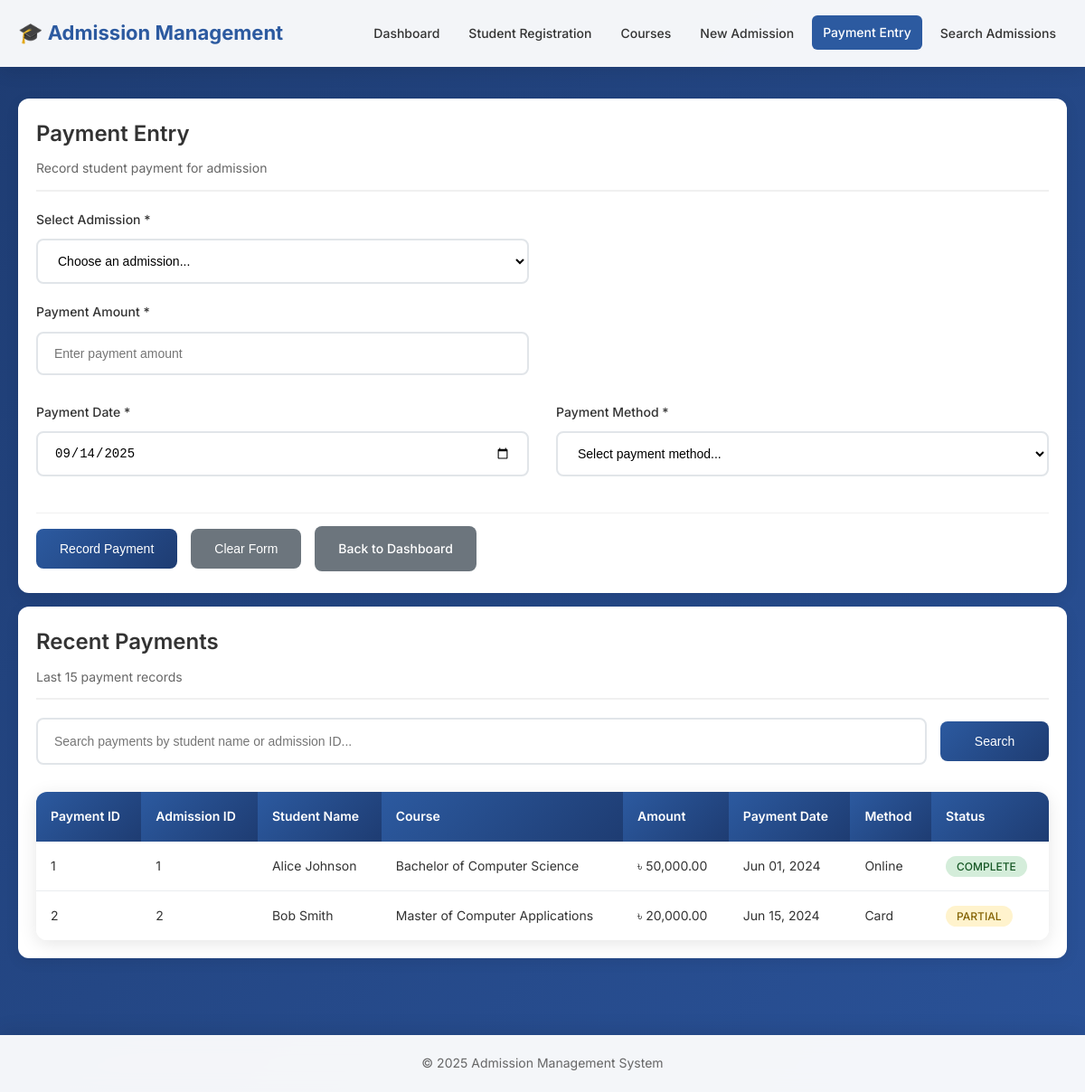
The page /payment_entry.php on the database its author committed.
### tables this page shows
CREATE TABLE IF NOT EXISTS payment (
    Payment_ID INT AUTO_INCREMENT PRIMARY KEY,
    Admission_ID INT NOT NULL,
    Amount DECIMAL(10,2) NOT NULL,
    Payment_Date DATE NOT NULL,
    Payment_Method ENUM('Cash', 'Card', 'Online', 'Cheque') DEFAULT 'Cash',
    Created_Date TIMESTAMP DEFAULT CURRENT_TIMESTAMP,
    FOREIGN KEY (Admission_ID) REFERENCES admission(Admission_ID) ON DELETE CASCADE
);

CREATE TABLE IF NOT EXISTS admission (
    Admission_ID INT AUTO_INCREMENT PRIMARY KEY,
    Student_ID INT NOT NULL,
    Course_ID INT NOT NULL,
    Admission_Date DATE NOT NULL,
    Payment_Status ENUM('Pending', 'Partial', 'Complete') DEFAULT 'Pending',
    Created_Date TIMESTAMP DEFAULT CURRENT_TIMESTAMP,
    FOREIGN KEY (Student_ID) REFERENCES student(Student_ID) ON DELETE CASCADE,
    FOREIGN KEY (Course_ID) REFERENCES course(Course_ID) ON DELETE CASCADE
);

CREATE TABLE IF NOT EXISTS student (
    Student_ID INT AUTO_INCREMENT PRIMARY KEY,
    Name VARCHAR(100) NOT NULL,
    Email VARCHAR(100) UNIQUE NOT NULL,
    Phone VARCHAR(15) NOT NULL,
    Address TEXT NOT NULL,
    DOB DATE NOT NULL,
    Created_Date TIMESTAMP DEFAULT CURRENT_TIMESTAMP
);

CREATE TABLE IF NOT EXISTS course (
    Course_ID INT AUTO_INCREMENT PRIMARY KEY,
    Course_Name VARCHAR(150) NOT NULL,
    Duration VARCHAR(50) NOT NULL,
    Fees DECIMAL(10,2) NOT NULL,
    Dept_ID INT,
    FOREIGN KEY (Dept_ID) REFERENCES department(Dept_ID)
);

### payment_entry.php (the view, shortened to what this page needs)
<!DOCTYPE html>
<html lang="en">
<head>
    <link rel="stylesheet" href="css/style.css">
</head>
<body>
    <nav class="navbar">
        <div class="nav-container">
            <a href="index.php" class="nav-brand">🎓 Admission Management</a>
            <ul class="nav-menu">
                <li><a href="index.php" class="nav-link">Dashboard</a></li>
                <li><a href="student_registration.php" class="nav-link">Student Registration</a></li>
                <li><a href="courses.php" class="nav-link">Courses</a></li>
                <li><a href="admission_form.php" class="nav-link">New Admission</a></li>
                <li><a href="payment_entry.php" class="nav-link active">Payment Entry</a></li>
                <li><a href="search_admissions.php" class="nav-link">Search Admissions</a></li>
            </ul>
        </div>
    </nav>
    <div class="main-content">
        <div class="container">
            <?php
            require_once 'config/database.php';
            ?>
            <div class="card">
                <div class="card-header">
                    <h1 class="card-title">Payment Entry</h1>
                    <p class="card-subtitle">Record student payment for admission</p>
                </div>
                <form method="POST" id="paymentForm" onsubmit="return submitFormWithLoading('paymentForm')">
                    <div class="row">
                        <div class="col-md-6">
                            <div class="form-group">
                                <label for="admission_id" class="form-label">Select Admission *</label>
                                <select class="form-control" id="admission_id" name="admission_id" required onchange="loadAdmissionDetails(this.value)">
                                    <option value="">Choose an admission...</option>
                                </select>
                            </div>
                            <div class="form-group">
                                <label for="amount" class="form-label">Payment Amount *</label>
                                <input type="number" class="form-control" id="amount" name="amount" required
                                       step="0.01" min="0" placeholder="Enter payment amount"
                                       onchange="updateBalance()">
                            </div>
                        </div>
                        <div class="col-md-6">
                        </div>
                    </div>
                    <div class="row">
                        <div class="col-md-6">
                            <div class="form-group">
                                <label for="payment_date" class="form-label">Payment Date *</label>
                                <input type="date" class="form-control" id="payment_date" name="payment_date" required
                                       value="<?php echo date('Y-m-d'); ?>">
                            </div>
                        </div>
                        <div class="col-md-6">
                            <div class="form-group">
                                <label for="payment_method" class="form-label">Payment Method *</label>
                                <select class="form-control" id="payment_method" name="payment_method" required>
                                    <option value="">Select payment method...</option>
                                </select>
                            </div>
                        </div>
                    </div>
                    <div class="btn-group">
                        <button type="submit" class="btn btn-primary">Record Payment</button>
                        <button type="reset" class="btn btn-secondary">Clear Form</button>
                        <a href="index.php" class="btn btn-secondary">Back to Dashboard</a>
                    </div>
                </form>
            </div>
            <div class="card">
                <div class="card-header">
                    <h2 class="card-title">Recent Payments</h2>
                    <p class="card-subtitle">Last 15 payment records</p>
                </div>
                <div class="search-container">
                    <div class="search-box">
                        <input type="text" id="searchInput" class="search-input" placeholder="Search payments by student name or admission ID...">
                        <button type="button" class="btn btn-primary" onclick="searchRecords()">Search</button>
                    </div>
                </div>
                <div class="table-responsive">
                    <table class="table" id="paymentsTable">
                        <thead>
                            <tr>
                                <th>Payment ID</th>
                                <th>Admission ID</th>
                                <th>Student Name</th>
                                <th>Course</th>
                                <th>Amount</th>
                                <th>Payment Date</th>
                                <th>Method</th>
                                <th>Status</th>
                            </tr>
                        </thead>
                        <tbody>
                            <?php
                            $sql = "SELECT p.*, a.Admission_ID, s.Name as student_name, c.Course_Name, a.Payment_Status
                                   FROM payment p
                                   JOIN admission a ON p.Admission_ID = a.Admission_ID
                                   JOIN student s ON a.Student_ID = s.Student_ID
                                   JOIN course c ON a.Course_ID = c.Course_ID
                                   ORDER BY p.Created_Date DESC LIMIT 15";
                            $result = $conn->query($sql);
                            if ($result->num_rows > 0) {
                                while($row = $result->fetch_assoc()) {
                                    echo "<tr>";
                                    echo "<td>" . $row['Payment_ID'] . "</td>";
                                    echo "<td>" . $row['Admission_ID'] . "</td>";
                                    echo "<td>" . htmlspecialchars($row['student_name']) . "</td>";
                                    echo "<td>" . htmlspecialchars($row['Course_Name']) . "</td>";
                                    echo "<td>৳ " . number_format($row['Amount'], 2) . "</td>";
                                    echo "<td>" . date('M d, Y', strtotime($row['Payment_Date'])) . "</td>";
                                    echo "<td>" . $row['Payment_Method'] . "</td>";
                                    echo "<td><span class='status-badge status-" . strtolower($row['Payment_Status']) . "'>" . $row['Payment_Status'] . "</span></td>";
                                    echo "</tr>";
                                }
                            } else {
                                echo "<tr><td colspan='8' style='text-align: center; color: #666;'>No payments found</td></tr>";
                            }
                            ?>
                        </tbody>
                    </table>
                </div>
            </div>
        </div>
    </div>
    <footer class="footer">
        <div class="container">
            <p class="footer-text">© 2025 Admission Management System</p>
        </div>
    </footer>
</body>
</html>

### css/style.css (style rules this page uses)
* { margin: 0; padding: 0; box-sizing: border-box; }
body { font-family: 'Inter', 'Segoe UI', Tahoma, Geneva, Verdana, sans-serif; background: linear-gradient(135deg, #1e3c72 0%, #2a5298 100%); min-height: 100vh; line-height: 1.6; color: #333; }
.container { max-width: 1200px; margin: 0 auto; padding: 0 20px; }
.navbar { background: rgba(255, 255, 255, 0.95); backdrop-filter: blur(10px); box-shadow: 0 4px 20px rgba(0, 0, 0, 0.1); position: sticky; top: 0; z-index: 1000; padding: 12px 0; }
.nav-container { display: flex; justify-content: space-between; align-items: center; max-width: 1200px; margin: 0 auto; padding: 0 20px; min-height: 50px; }
.nav-brand { font-size: 22px; font-weight: 700; color: #2c5aa0; text-decoration: none; white-space: nowrap; margin-right: 20px; }
.nav-menu { display: flex; list-style: none; gap: 8px; margin: 0; padding: 0; align-items: center; flex-wrap: nowrap; }
.nav-menu li { margin: 0; padding: 0; }
.nav-link { text-decoration: none; color: #333; font-weight: 500; padding: 8px 12px; border-radius: 6px; transition: all 0.2s ease; white-space: nowrap; font-size: 14px; display: block; }
.nav-link:hover, .nav-link.active { background: #2c5aa0; color: white; transform: translateY(-1px); }
.main-content { min-height: calc(100vh - 140px); padding: 20px 0; }
.card { background: white; border-radius: 12px; padding: 20px; margin: 15px 0; box-shadow: 0 4px 15px rgba(0, 0, 0, 0.08); transition: transform 0.2s ease, box-shadow 0.2s ease; }
.card-header { margin-bottom: 20px; padding-bottom: 12px; border-bottom: 2px solid #f0f0f0; }
.card-title { font-size: 24px; font-weight: 600; color: #333; margin-bottom: 8px; }
.card-subtitle { color: #666; font-size: 14px; }
.form-group { margin-bottom: 24px; position: relative; }
.form-label { display: block; margin-bottom: 10px; font-weight: 500; color: #333; font-size: 14px; }
.form-control { width: 100%; padding: 14px 18px; border: 2px solid #e1e5e9; border-radius: 8px; font-size: 14px; transition: all 0.3s ease; background: white; box-sizing: border-box; margin-bottom: 0; }
select.form-control { cursor: pointer; }
.btn { display: inline-block; padding: 14px 26px; border: none; border-radius: 8px; font-size: 14px; font-weight: 500; text-decoration: none; cursor: pointer; transition: all 0.3s ease; text-align: center; min-width: 120px; margin: 4px 0; box-sizing: border-box; }
.btn-primary { background: linear-gradient(135deg, #2c5aa0, #1e3c72); color: white; }
.btn-secondary { background: #6c757d; color: white; }
.btn-group { display: flex; gap: 15px; margin-top: 25px; flex-wrap: wrap; align-items: center; }
.table-responsive { overflow-x: auto; margin-top: 20px; border-radius: 12px; box-shadow: 0 4px 20px rgba(0, 0, 0, 0.1); }
.table { width: 100%; border-collapse: collapse; background: white; margin: 0; }
.table th { background: linear-gradient(135deg, #2c5aa0, #1e3c72); color: white; padding: 16px; font-weight: 600; text-align: left; font-size: 14px; }
.table td { padding: 16px; border-bottom: 1px solid #e9ecef; font-size: 14px; }
.table tr:last-child td { border-bottom: none; }
.row { display: flex; flex-wrap: wrap; margin: 0 -15px; align-items: stretch; }
.col-md-6 { flex: 0 0 50%; max-width: 50%; padding: 0 15px; box-sizing: border-box; }
.search-container { margin-bottom: 30px; padding: 0; }
.search-box { display: flex; gap: 15px; align-items: stretch; flex-wrap: wrap; }
.search-input { flex: 1; padding: 14px 18px; border: 2px solid #e1e5e9; border-radius: 8px; font-size: 14px; min-width: 250px; box-sizing: border-box; }
.status-badge { padding: 4px 12px; border-radius: 20px; font-size: 12px; font-weight: 500; text-transform: uppercase; }
.status-complete { background-color: #d4edda; color: #155724; }
.status-partial { background-color: #fff3cd; color: #856404; }
.footer { background: rgba(255, 255, 255, 0.95); backdrop-filter: blur(10px); text-align: center; padding: 20px 0; margin-top: 50px; box-shadow: 0 -4px 20px rgba(0, 0, 0, 0.1); }
.footer-text { color: #666; font-size: 14px; }
.row .form-group { margin-bottom: 20px; }
.row .col-md-6 .form-group, .row .col-md-4 .form-group, .row .col-md-3 .form-group { margin-bottom: 20px; }
.form-control, .btn, .search-input { position: relative; z-index: 1; }
.card .row { margin-bottom: 10px; }
.card .btn-group { margin-top: 20px; padding-top: 10px; border-top: 1px solid #f0f0f0; }
.card { animation: fadeInUp 0.6s ease-out; }

### rows shown on the page
payment: Payment_ID "1", Admission_ID.Admission_ID "1", student.Name "Alice Johnson", course.Course_Name "Bachelor of Computer Science", Amount "50,000.00", Payment_Date "Jun 01, 2024", Payment_Method "Online", Admission_ID.Payment_Status "COMPLETE"
payment: Payment_ID "2", Admission_ID.Admission_ID "2", student.Name "Bob Smith", course.Course_Name "Master of Computer Applications", Amount "20,000.00", Payment_Date "Jun 15, 2024", Payment_Method "Card", Admission_ID.Payment_Status "PARTIAL"
